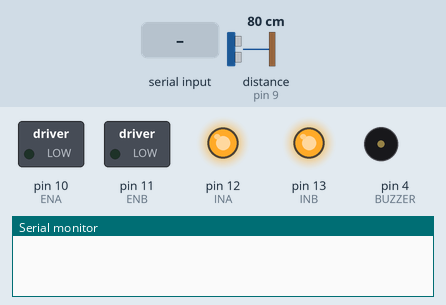
This sketch was run on a simulated Arduino Uno, built with avr-gcc and run on an emulated ATmega328P. Shown: switched loads named in the sketch (green lamp = pin HIGH), output pins drawn as LEDs (lit = HIGH), buzzer (waves = sounding, pin HIGH), the last lines printed to the serial monitor. Wiring (inferred from the names in the program): ultrasonic range finder: trigger pin 8; echo pin 9. The inputs (shaded band) are chosen by the test bench; at power-on: distance to the obstacle (sensor on pin 9) 80 cm. The echo pulse lasts 58.3 µs per cm; pins used as bus, display or sensor lines are not drawn.

Above: at 1.2 s.
1.3 s: "1\n" received over Serial
At 3.3 s:
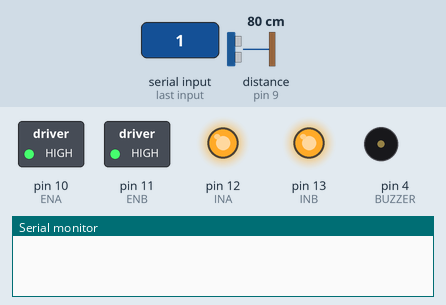
3.8 s: "2\n" received over Serial
At 5.2 s:
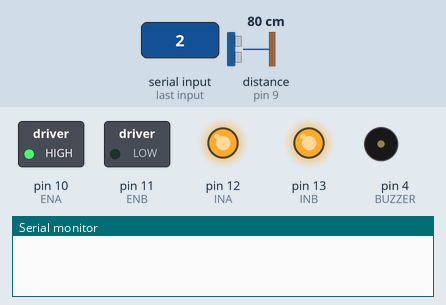
6.3 s: distance to the obstacle (sensor on pin 9) set to 34 cm
7.8 s: distance to the obstacle (sensor on pin 9) set to 29 cm
At 8.2 s:
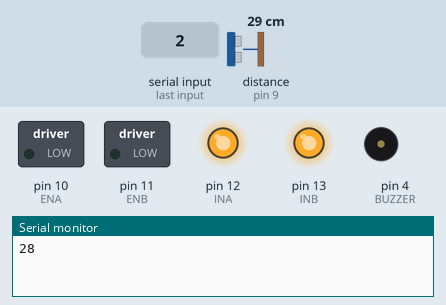
9.3 s: distance to the obstacle (sensor on pin 9) set to 35 cm
At 9.8 s:
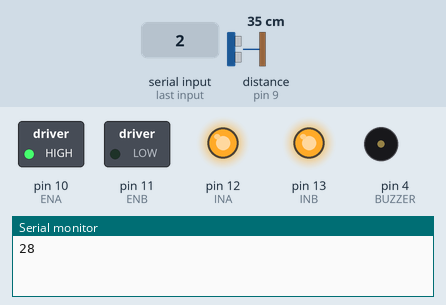
10.8 s: distance to the obstacle (sensor on pin 9) set to 2 cm
At 11.6 s:
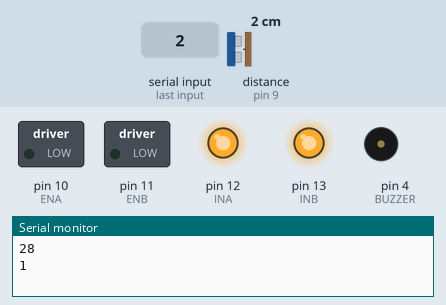
Timing chart, 0 to 13.3 s (numbered marks = the images above; inputs shaded):
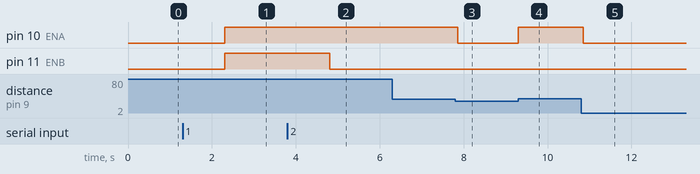

The sketch:

node2.ino
```cpp
int const BUZZER = 4;
//  Motor A
int const ENA = 10;
int const INA = 12;
//  Motor B
int const ENB = 11;
int const INB = 13;

//Ultrasonic sensor
const int trigPin = 8;
const int echoPin = 9;

int duration;
int stop;
int distance;
bool flag = true;
String MotorA;
String MotorB;
String alarmInstruction;
String moveInstruction;

String incomingByte;

#include <DHT.h>

#define DHTPIN 7    // Pin where the temp sensor is connected
#define DHTTYPE DHT11   // DHT 11

DHT dht(DHTPIN, DHTTYPE);

//===============================================================================
//  Initialization
//===============================================================================
void setup()
{
  pinMode(ENA, OUTPUT);   // set all the motor control pins to outputs
  pinMode(ENB, OUTPUT);
  pinMode(INA, OUTPUT);
  pinMode(INB, OUTPUT);

  pinMode(trigPin, OUTPUT); // Sets the trigPin as an Output
  pinMode(echoPin, INPUT); // Sets the echoPin as an Input

  pinMode(BUZZER, OUTPUT); // Sets the buzzer

  dht.begin(); // Temperature sensor

  Serial.begin(9600);     // Set comm speed for serial monitor messages
  Move(0,0, 100);
}

void loop()
{
  // Printing out the temp and humidity

  // Make buzzer sound
  digitalWrite(BUZZER, LOW);
  // Clears the trigPin
  digitalWrite(trigPin, LOW);
  delayMicroseconds(2);
  // Sets the trigPin on HIGH state for 10 micro seconds
  digitalWrite(trigPin, HIGH);
  delayMicroseconds(10);
  digitalWrite(trigPin, LOW);
  // Reads the echoPin, returns the sound wave travel time in microseconds
  duration = pulseIn(echoPin, HIGH);
  // Calculating the distance
  distance = duration * 0.034 / 2;
  // Prints the distance on the Serial Monitor
  if(distance < 30 && flag && stop == 1)
  {
    Serial.println(distance);
    delay(50);
    flag = false;

  }
  else if(distance > 30 && distance <1000 && !flag)
  {
    flag = true;
  }

  if (Serial.available() > 0) {
    incomingByte = Serial.readString();

    /*Serial.print("Receive: ");
    Serial.print (incomingByte);*/

  }

  switch (incomingByte.toInt()) {
    case 1: //move forward
      Move (255, 255, distance);
      break;
    case 2: //turn
      Move (255, 0, distance);
      break;
    case 3: //patrol
      Patrol();
      break;
    case 4: //stop
      Move (0, 0,  distance);
      break;
    case 5: //buzzer off
      digitalWrite(BUZZER, LOW);
      break;
    case 6: //buzzer on
      digitalWrite(BUZZER, HIGH);
      break;
  }
}

void Patrol() {
    float humidity = dht.readHumidity();
    float temperature = dht.readTemperature();

    // Check if any reads failed and exit early (to try again).
    if (isnan(humidity) || isnan(temperature)) {
      return;
    }
  //Assuming starting at living room
    Move(255, 255, distance);
    delay (5000);
    Move(255, 0, distance);
    delay (1000);

    //taking temperature for kitchen
    Serial.print(temperature);
    Serial.print(":");
    Serial.println(humidity);

    //moving to living room
    Move(255, 255, distance);
    delay (5000);
    Move(255, 0, distance);
    delay(1000);

    //taking temperature for living room
    Serial.print(temperature);
    Serial.print(":");
    Serial.println(humidity);
}


void Move (int MotorA, int MotorB, int Distance)
{
  stop = 0;
  if (MotorA > 0 && Distance > 30) {
    digitalWrite(INA, HIGH);
    analogWrite (ENA, MotorA);
    stop = 1;
  }
  else if (MotorA < 0) {
    digitalWrite(INA, LOW);
    analogWrite (ENA, MotorA*-1);
    stop = 1;
  }

  else {
    digitalWrite (INA, HIGH);
    analogWrite (ENA, 0);
  }

  if (MotorB > 0 && Distance > 30) {
    digitalWrite(INB, HIGH);
    analogWrite (ENB, MotorB);
    stop = 1;
  }
  else if (MotorB < 0) {
    digitalWrite(INB, LOW);
    analogWrite (ENB, MotorB*-1);
    stop = 1;
  }

  else {
    digitalWrite (INB, HIGH);
    analogWrite (ENB, 0);
  }
}


String getValue(String data, char separator, int index)
{
    int found = 0;
    int strIndex[] = { 0, -1 };
    int maxIndex = data.length() - 1;

    for (int i = 0; i <= maxIndex && found <= index; i++) {
        if (data.charAt(i) == separator || i == maxIndex) {
            found++;
            strIndex[0] = strIndex[1] + 1;
            strIndex[1] = (i == maxIndex) ? i+1 : i;
        }
    }
    return found > index ? data.substring(strIndex[0], strIndex[1]) : "";
}
```

Measured:
- the behaviour switches between 32 and 31 cm on distance to the obstacle (sensor on pin 9) (found by bisection; images 2 and 3)
- after the input at 1.3 s, pin 10 (ENA), pin 11 (ENB): LOW → HIGH after 1.0 s
- after the input at 3.8 s, pin 11 (ENB): HIGH → LOW after 1.0 s
- after the input at 6.3 s, every drawn part: stays the same
- after the input at 7.8 s, pin 10 (ENA): HIGH → LOW after 0.05 s
- after the input at 9.3 s, pin 10 (ENA): LOW → HIGH at once
- after the input at 10.8 s, pin 10 (ENA): HIGH → LOW after 0.05 s
